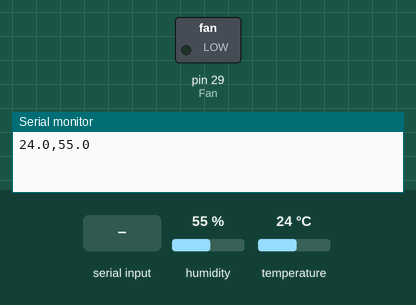
A sketch run on a simulated Arduino Mega 2560, built with avr-gcc and run on an emulated ATmega2560. Shown: switched loads named in the sketch (green lamp = pin HIGH), the last lines printed to the serial monitor. The inputs (shaded band) are chosen by the test bench; at power-on: humidity 55 %, temperature 24 °C.

Above: at 3.0 s.
3.1 s: "a" received over Serial
At 6.5 s:
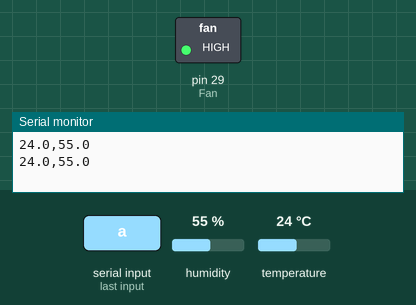
7.5 s: "b" received over Serial
At 11.1 s:
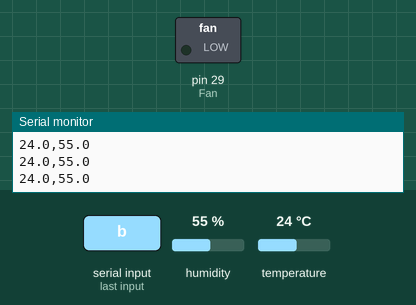
Timing chart, 0 to 12.6 s (numbered marks = the images above; inputs shaded):
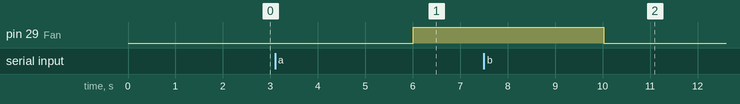

The sketch:

DHT22_3_Out.ino
```cpp
#include "DHT.h"
#define DHTPIN A1
#define DHTTYPE DHT22
#define Fan 29
DHT dht(DHTPIN, DHTTYPE);

void setup() {
  Serial.begin(9600);
  dht.begin();
  pinMode(Fan, OUTPUT);
}

void loop() {
  delay(2000);

  float h = dht.readHumidity();
  float t = dht.readTemperature();

  if (Serial.available()) {
    delay(3);
    char c = Serial.read();
    if (c == 'a') {
      digitalWrite(Fan, HIGH);
    }
    if (c == 'b') {
      digitalWrite(Fan, LOW);
    }
  }
  Serial.print(t, 1);
  Serial.print(",");
  Serial.println(h, 1);
  delay(2000);
}
```

Measured:
- after the input at 3.1 s, pin 29 (Fan): LOW → HIGH after 2.9 s
- after the input at 7.5 s, pin 29 (Fan): HIGH → LOW after 2.5 s
